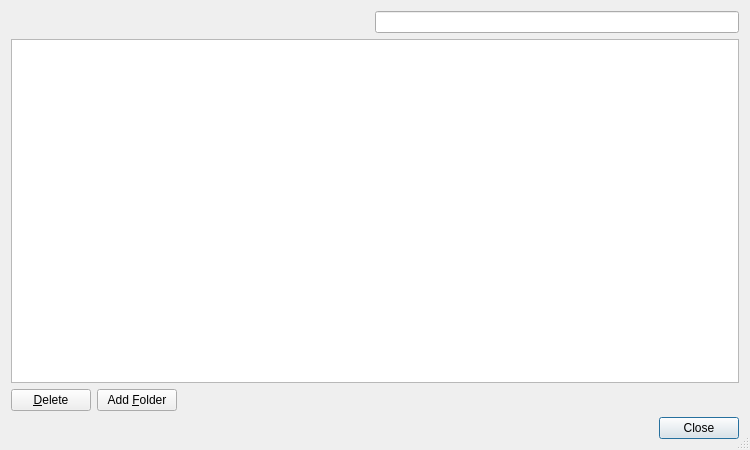
<?xml version="1.0" encoding="UTF-8"?>
<ui version="4.0">
 <class>BookmarksDialog</class>
 <widget class="QDialog" name="BookmarksDialog">
  <property name="geometry">
   <rect>
    <x>0</x>
    <y>0</y>
    <width>750</width>
    <height>450</height>
   </rect>
  </property>
  <property name="windowTitle">
   <string>Manage Bookmarks</string>
  </property>
  <property name="sizeGripEnabled">
   <bool>true</bool>
  </property>
  <layout class="QVBoxLayout" name="verticalLayout">
   <item>
    <layout class="QHBoxLayout" name="horizontalLayout_2">
     <item>
      <spacer name="horizontalSpacer">
       <property name="orientation">
        <enum>Qt::Horizontal</enum>
       </property>
       <property name="sizeHint" stdset="0">
        <size>
         <width>40</width>
         <height>20</height>
        </size>
       </property>
      </spacer>
     </item>
     <item>
      <layout class="QHBoxLayout" name="horizontalLayout">
       <property name="spacing">
        <number>0</number>
       </property>
       <item>
        <widget class="QLineEdit" name="searchEdit">
         <property name="toolTip">
          <string>Enter search term for bookmarks</string>
         </property>
         <property name="clearButtonEnabled">
          <bool>true</bool>
         </property>
        </widget>
       </item>
      </layout>
     </item>
    </layout>
   </item>
   <item>
    <widget class="EricTreeView" name="bookmarksTree">
     <property name="dragDropMode">
      <enum>QAbstractItemView::InternalMove</enum>
     </property>
     <property name="alternatingRowColors">
      <bool>true</bool>
     </property>
     <property name="textElideMode">
      <enum>Qt::ElideMiddle</enum>
     </property>
     <property name="uniformRowHeights">
      <bool>true</bool>
     </property>
    </widget>
   </item>
   <item>
    <layout class="QHBoxLayout" name="horizontalLayout_3">
     <item>
      <widget class="QPushButton" name="removeButton">
       <property name="toolTip">
        <string>Press to delete the selected entries</string>
       </property>
       <property name="text">
        <string>&amp;Delete</string>
       </property>
       <property name="autoDefault">
        <bool>false</bool>
       </property>
      </widget>
     </item>
     <item>
      <widget class="QPushButton" name="addFolderButton">
       <property name="toolTip">
        <string>Press to add a new bookmarks folder</string>
       </property>
       <property name="text">
        <string>Add &amp;Folder</string>
       </property>
       <property name="autoDefault">
        <bool>false</bool>
       </property>
      </widget>
     </item>
     <item>
      <spacer name="spacer">
       <property name="orientation">
        <enum>Qt::Horizontal</enum>
       </property>
       <property name="sizeHint" stdset="0">
        <size>
         <width>40</width>
         <height>20</height>
        </size>
       </property>
      </spacer>
     </item>
    </layout>
   </item>
   <item>
    <widget class="QDialogButtonBox" name="buttonBox">
     <property name="orientation">
      <enum>Qt::Horizontal</enum>
     </property>
     <property name="standardButtons">
      <set>QDialogButtonBox::Close</set>
     </property>
    </widget>
   </item>
  </layout>
 </widget>
 <customwidgets>
  <customwidget>
   <class>EricTreeView</class>
   <extends>QTreeView</extends>
   <header>EricWidgets/EricTreeView.h</header>
  </customwidget>
 </customwidgets>
 <tabstops>
  <tabstop>searchEdit</tabstop>
  <tabstop>bookmarksTree</tabstop>
  <tabstop>removeButton</tabstop>
  <tabstop>addFolderButton</tabstop>
  <tabstop>buttonBox</tabstop>
 </tabstops>
 <resources/>
 <connections>
  <connection>
   <sender>buttonBox</sender>
   <signal>accepted()</signal>
   <receiver>BookmarksDialog</receiver>
   <slot>accept()</slot>
   <hints>
    <hint type="sourcelabel">
     <x>252</x>
     <y>445</y>
    </hint>
    <hint type="destinationlabel">
     <x>157</x>
     <y>274</y>
    </hint>
   </hints>
  </connection>
  <connection>
   <sender>buttonBox</sender>
   <signal>rejected()</signal>
   <receiver>BookmarksDialog</receiver>
   <slot>reject()</slot>
   <hints>
    <hint type="sourcelabel">
     <x>320</x>
     <y>445</y>
    </hint>
    <hint type="destinationlabel">
     <x>286</x>
     <y>274</y>
    </hint>
   </hints>
  </connection>
 </connections>
</ui>
